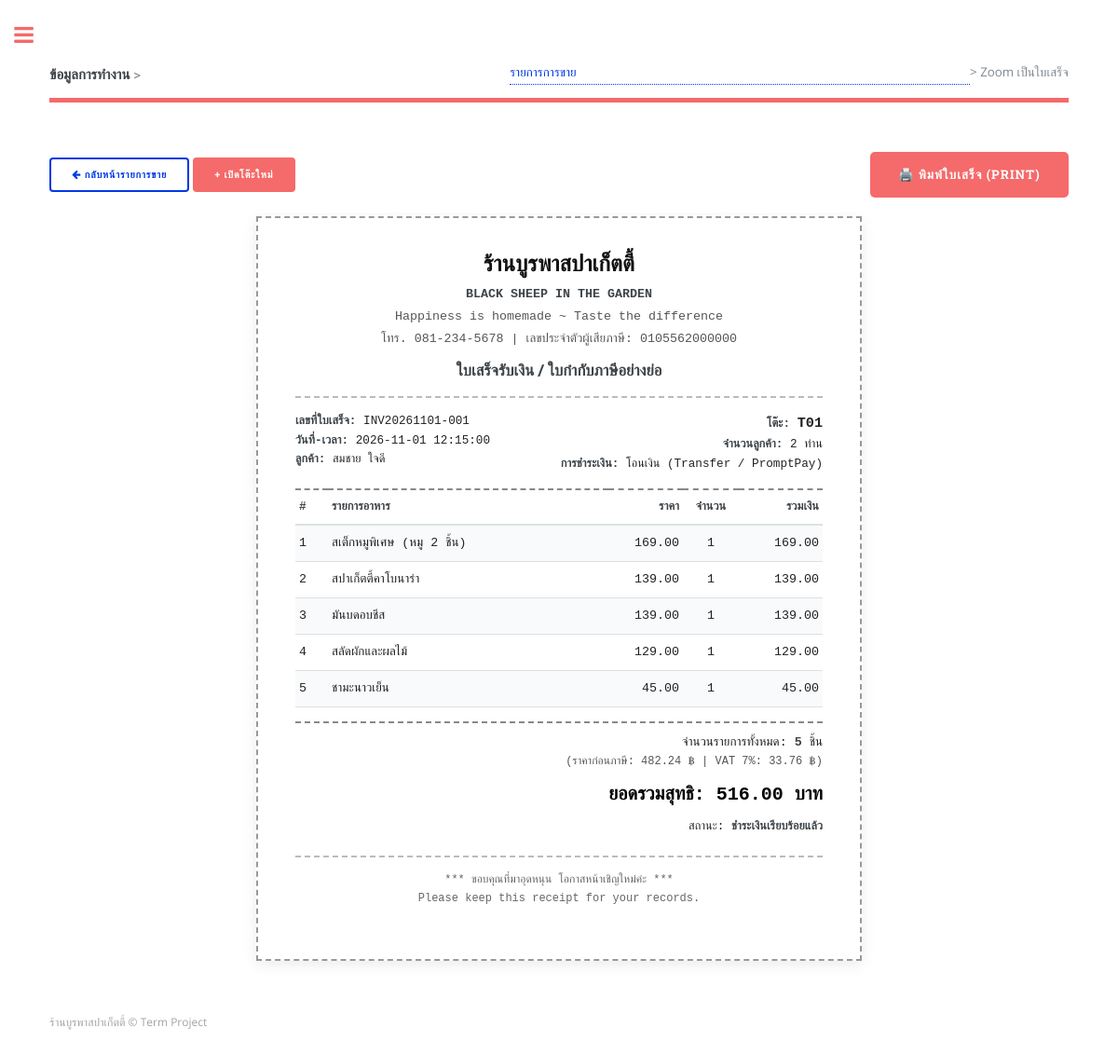
Page /zoom_receipt.php?sale_id=INV20261101-001 on the committed database.
### tables this page shows
CREATE TABLE `sales` (
  `sale_id` varchar(20) NOT NULL,
  `sale_date` datetime NOT NULL,
  `table_no` varchar(10) NOT NULL,
  `customer_count` int(11) NOT NULL DEFAULT 1,
  `customer_id` varchar(10) NOT NULL,
  `paytype_id` varchar(10) DEFAULT 'CASH',
  `total_amount` decimal(10,2) NOT NULL DEFAULT 0.00,
  `payment_status` varchar(20) NOT NULL DEFAULT 'paid',  
  PRIMARY KEY (`sale_id`),
  KEY `fk_sales_table` (`table_no`),
  KEY `fk_sales_cust` (`customer_id`),
  KEY `fk_sales_pay` (`paytype_id`),
  CONSTRAINT `fk_sales_table` FOREIGN KEY (`table_no`) REFERENCES `restaurant_table` (`table_no`) ON UPDATE CASCADE,
  CONSTRAINT `fk_sales_cust` FOREIGN KEY (`customer_id`) REFERENCES `customer` (`customer_id`) ON UPDATE CASCADE,
  CONSTRAINT `fk_sales_pay` FOREIGN KEY (`paytype_id`) REFERENCES `paytype` (`paytype_id`) ON UPDATE CASCADE
);

CREATE TABLE `customer` (
  `customer_id` varchar(10) NOT NULL,
  `customer_name` varchar(100) NOT NULL,
  `phone` varchar(20) DEFAULT NULL,
  `email` varchar(100) DEFAULT NULL,
  `member_point` int(11) DEFAULT 0,
  PRIMARY KEY (`customer_id`)
);

CREATE TABLE `paytype` (
  `paytype_id` varchar(10) NOT NULL,
  `paytype_name` varchar(50) NOT NULL,
  `description` varchar(150) DEFAULT NULL,
  PRIMARY KEY (`paytype_id`)
);

CREATE TABLE `sale_details` (
  `detail_id` int(11) NOT NULL AUTO_INCREMENT,
  `sale_id` varchar(20) NOT NULL,
  `product_id` varchar(10) NOT NULL,
  `quantity` int(11) NOT NULL DEFAULT 1,
  `unit_price` decimal(10,2) NOT NULL DEFAULT 0.00,
  `subtotal` decimal(10,2) NOT NULL DEFAULT 0.00,
  PRIMARY KEY (`detail_id`),
  KEY `fk_detail_sale` (`sale_id`),
  KEY `fk_detail_prod` (`product_id`),
  CONSTRAINT `fk_detail_sale` FOREIGN KEY (`sale_id`) REFERENCES `sales` (`sale_id`) ON DELETE CASCADE ON UPDATE CASCADE,
  CONSTRAINT `fk_detail_prod` FOREIGN KEY (`product_id`) REFERENCES `product` (`product_id`) ON UPDATE CASCADE
);

CREATE TABLE `product` (
  `product_id` varchar(10) NOT NULL,
  `product_name` varchar(150) NOT NULL,
  `category_id` varchar(10) NOT NULL,
  `price` decimal(10,2) NOT NULL DEFAULT 0.00,
  `cost` decimal(10,2) NOT NULL DEFAULT 0.00,  
  `description` text DEFAULT NULL,
  `status` varchar(20) NOT NULL DEFAULT 'พร้อมขาย',
  PRIMARY KEY (`product_id`),
  KEY `fk_prod_cat` (`category_id`),
  CONSTRAINT `fk_prod_cat` FOREIGN KEY (`category_id`) REFERENCES `category` (`category_id`) ON UPDATE CASCADE
);

### zoom_receipt.php (the view, shortened to what this page needs)
<?php
include('connect_db.php');
$sale_id = isset($_GET['sale_id']) ? trim($_GET['sale_id']) : '';
$sale_q = mysqli_query($conn, "SELECT s.*, c.customer_name, c.phone, pt.paytype_name
                               FROM sales s
                               LEFT JOIN customer c ON s.customer_id = c.customer_id
                               LEFT JOIN paytype pt ON s.paytype_id = pt.paytype_id
                               WHERE s.sale_id = '" . mysqli_real_escape_string($conn, $sale_id) . "'");
$sale = mysqli_fetch_assoc($sale_q);
$items = mysqli_query($conn, "SELECT d.*, p.product_name
                              FROM sale_details d
                              LEFT JOIN product p ON d.product_id = p.product_id
                              WHERE d.sale_id = '" . mysqli_real_escape_string($conn, $sale_id) . "'
                              ORDER BY d.detail_id");
?>
<!DOCTYPE HTML>
<html lang="th">
<head>
	<link rel="stylesheet" href="assets/css/main.css" />
</head>
<body>
	<div id="wrapper">
		<div id="main">
			<div class="inner">
				<header id="header" class="non-printable">
					<a href="sale_list.php" class="logo"><strong>ข้อมูลการทำงาน</strong> &gt; <a href="sale_list.php">รายการการขาย</a> &gt; Zoom เป็นใบเสร็จ</a>
				</header>
				<section>
					<div class="non-printable" style="margin-bottom: 20px; display: flex; justify-content: space-between; align-items: center;">
						<div>
							<a href="sale_list.php" class="button"><i class="fa fa-arrow-left"></i> กลับหน้ารายการขาย</a>
							<a href="sale_add.php" class="button special">+ เปิดโต๊ะใหม่</a>
						</div>
						<div>
							<button onclick="window.print()" class="button special big" style="background-color: #f56a6a;">🖨️ พิมพ์ใบเสร็จ (Print)</button>
						</div>
					</div>
					<div class="receipt-container">
						<div class="receipt-header">
							<h2>ร้านบูรพาสปาเก็ตตี้</h2>
							<p><strong>BLACK SHEEP IN THE GARDEN</strong></p>
							<p>Happiness is homemade ~ Taste the difference</p>
							<p>โทร. 081-234-5678 | เลขประจำตัวผู้เสียภาษี: 0105562000000</p>
							<h3 style="margin-top: 10px; margin-bottom: 0;">ใบเสร็จรับเงิน / ใบกำกับภาษีอย่างย่อ</h3>
						</div>
						<div class="receipt-meta">
							<div>
								<strong>เลขที่ใบเสร็จ:</strong> <?php echo htmlspecialchars($sale['sale_id']); ?><br />
								<strong>วันที่-เวลา:</strong> <?php echo $sale['sale_date']; ?><br />
								<strong>ลูกค้า:</strong> <?php echo htmlspecialchars($sale['customer_name'] ? $sale['customer_name'] : 'ลูกค้าทั่วไป'); ?>
							</div>
							<div style="text-align: right;">
								<strong>โต๊ะ:</strong> <span style="font-size: 1.2em; font-weight: bold;"><?php echo htmlspecialchars($sale['table_no']); ?></span><br />
								<strong>จำนวนลูกค้า:</strong> <?php echo $sale['customer_count']; ?> ท่าน<br />
								<strong>การชำระเงิน:</strong> <?php echo htmlspecialchars($sale['paytype_name'] ? $sale['paytype_name'] : 'เงินสด'); ?>
							</div>
						</div>
						<table class="receipt-table">
							<thead>
								<tr>
									<th style="width: 35px;">#</th>
									<th>รายการอาหาร</th>
									<th style="text-align: right; width: 80px;">ราคา</th>
									<th style="text-align: center; width: 60px;">จำนวน</th>
									<th style="text-align: right; width: 90px;">รวมเงิน</th>
								</tr>
							</thead>
							<tbody>
								<?php
								$no = 1;
								$total_items = 0;
								while ($item = mysqli_fetch_assoc($items)) {
									$total_items += $item['quantity'];
								?>
								<tr>
									<td><?php echo $no++; ?></td>
									<td><?php echo htmlspecialchars($item['product_name']); ?></td>
									<td style="text-align: right;"><?php echo number_format($item['unit_price'], 2); ?></td>
									<td style="text-align: center;"><?php echo $item['quantity']; ?></td>
									<td style="text-align: right;"><?php echo number_format($item['subtotal'], 2); ?></td>
								</tr>
								<?php } ?>
							</tbody>
						</table>
						<div class="receipt-summary">
							<div>จำนวนรายการทั้งหมด: <strong><?php echo $total_items; ?></strong> ชิ้น</div>
							<?php
							$subtotal_before_vat = $sale['total_amount'] * 100 / 107;
							$vat = $sale['total_amount'] - $subtotal_before_vat;
							?>
							<div style="font-size: 0.9em; color: #555;">(ราคาก่อนภาษี: <?php echo number_format($subtotal_before_vat, 2); ?> ฿ | VAT 7%: <?php echo number_format($vat, 2); ?> ฿)</div>
							<div class="total-line">
								ยอดรวมสุทธิ: <?php echo number_format($sale['total_amount'], 2); ?> บาท
							</div>
							<div style="font-size: 0.95em;">
								สถานะ: <strong><?php echo ($sale['payment_status'] == 'paid') ? 'ชำระเงินเรียบร้อยแล้ว' : 'รอชำระเงิน'; ?></strong>
							</div>
						</div>
						<div class="receipt-footer">
							<p>*** ขอบคุณที่มาอุดหนุน โอกาสหน้าเชิญใหม่ค่ะ ***<br />
							Please keep this receipt for your records.</p>
						</div>
					</div>
				</section>
				<footer id="footer" class="non-printable">
					<p class="copyright">ร้านบูรพาสปาเก็ตตี้ &copy; Term Project</p>
				</footer>
			</div>
		</div>
	</div>
</body>
</html>

### zoom_receipt.php (style rules this page uses)
.receipt-container { background: #fff; border: 2px dashed #999; max-width: 650px; margin: 0 auto 30px auto; padding: 30px 40px; box-shadow: 0 4px 15px rgba(0,0,0,0.08); font-family: 'Courier New', Courier, monospace, Tahoma; color: #222; }
.receipt-header { text-align: center; border-bottom: 2px dashed #bbb; padding-bottom: 15px; margin-bottom: 15px; }
.receipt-header h2 { margin: 0 0 5px 0; font-size: 1.8em; color: #111; }
.receipt-header p { margin: 2px 0; color: #555; }
.receipt-meta { display: flex; justify-content: space-between; margin-bottom: 15px; font-size: 0.95em; }
.receipt-table { width: 100%; border-collapse: collapse; margin-bottom: 15px; }
.receipt-table th { border-bottom: 2px dashed #888; border-top: 2px dashed #888; padding: 8px 4px; text-align: left; font-size: 0.95em; }
.receipt-table td { padding: 8px 4px; border-bottom: 1px dotted #ccc; }
.receipt-summary { border-top: 2px dashed #888; padding-top: 10px; text-align: right; }
.receipt-summary .total-line { font-size: 1.5em; font-weight: bold; color: #000; margin: 8px 0; }
.receipt-footer { text-align: center; border-top: 2px dashed #bbb; margin-top: 20px; padding-top: 15px; color: #666; font-size: 0.9em; }

### rows in the picture
sales: sale_id "INV20261101-001", sale_date "2026-11-01 12:15:00", customer.customer_name "สมชาย ใจดี", table_no "T01", customer_count "2", paytype.paytype_name "โอนเงิน (Transfer / PromptPay)", total_amount "482.24", total_amount "33.76", total_amount "516.00"
sale_details: product.product_name "สเต็กหมูพิเศษ (หมู 2 ชิ้น)", unit_price "169.00", quantity "1", subtotal "169.00"
sale_details: product.product_name "สปาเก็ตตี้คาโบนาร่า", unit_price "139.00", quantity "1", subtotal "139.00"
sale_details: product.product_name "มันบดอบชีส", unit_price "139.00", quantity "1", subtotal "139.00"
sale_details: product.product_name "สลัดผักและผลไม้", unit_price "129.00", quantity "1", subtotal "129.00"
sale_details: product.product_name "ชามะนาวเย็น", unit_price "45.00", quantity "1", subtotal "45.00"

### other values in the picture
$total_items "5"
